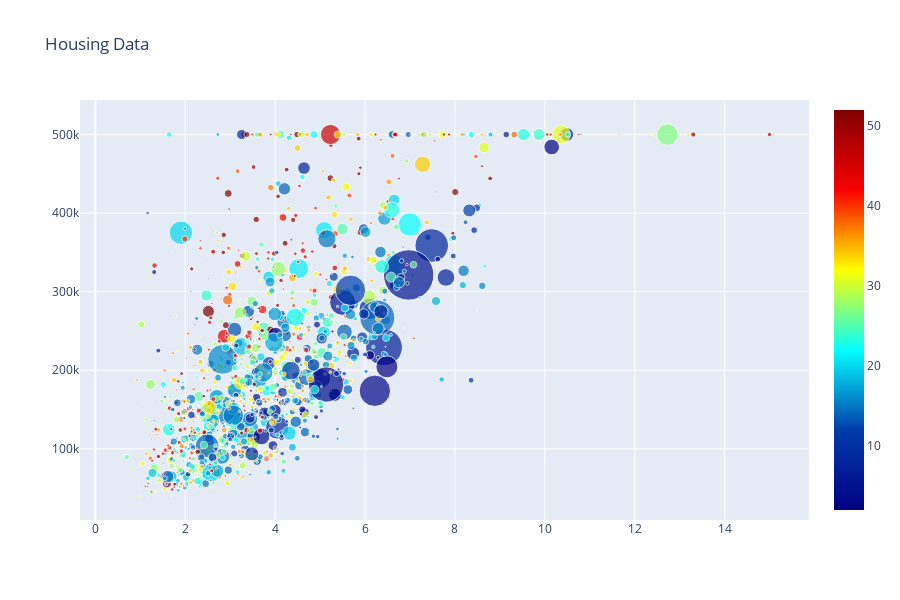

The cell this chart's notebook holds for it:
### Code cell
data=[trace]

layout=go.Layout(height=600,width=900,
                title='Housing Data',
                hovermode='closest')

fig=go.Figure(data=data,
             layout=layout)
offline.iplot(fig)

### Figure 1 — Plotly figure (JSON) as saved in the notebook; plotly's stock layout.template omitted (floating-point values rounded to 4 significant figures; data arrays with more than 128 entries replaced by an {"elided": "..."} marker saying what was removed)
{"data": [{"marker": {"color": {"elided": "1445 int values"}, "colorscale": [[0, "rgb(0,0,131)"], [0.2, "rgb(0,60,170)"], [0.4, "rgb(5,255,255)"], [0.6, "rgb(255,255,0)"], [0.8, "rgb(250,0,0)"], [1, "rgb(128,0,0)"]], "showscale": true, "size": {"elided": "1445 int values"}, "sizeref": 500}, "mode": "markers", "type": "scatter", "x": {"elided": "1445 float values"}, "y": {"elided": "1445 int values"}}], "layout": {"height": 600, "hovermode": "closest", "title": {"text": "Housing Data"}, "width": 900}}
